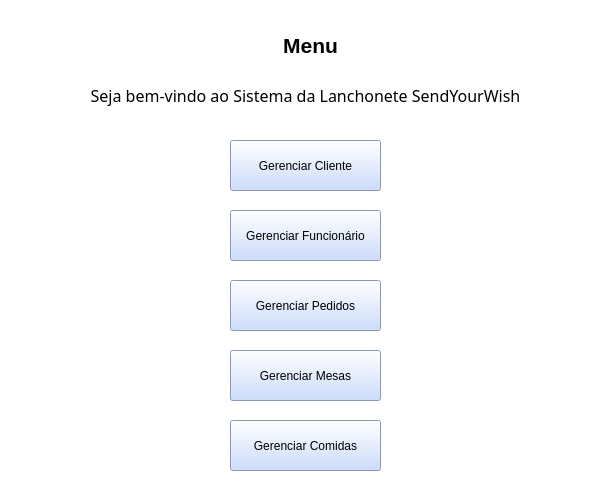
<?xml version="1.0" encoding="UTF-8"?>
<ui version="4.0">
 <class>MainWindow</class>
 <widget class="QMainWindow" name="MainWindow">
  <property name="geometry">
   <rect>
    <x>0</x>
    <y>0</y>
    <width>616</width>
    <height>500</height>
   </rect>
  </property>
  <property name="windowTitle">
   <string>MainWindow</string>
  </property>
  <property name="styleSheet">
   <string notr="true">background-color: rgb(255, 255, 255);</string>
  </property>
  <widget class="QWidget" name="centralwidget">
   <widget class="QPushButton" name="bt_gerCliente">
    <property name="geometry">
     <rect>
      <x>230</x>
      <y>140</y>
      <width>151</width>
      <height>51</height>
     </rect>
    </property>
    <property name="styleSheet">
     <string notr="true">background-color: rgb(190, 211, 255);
</string>
    </property>
    <property name="text">
     <string>Gerenciar Cliente</string>
    </property>
   </widget>
   <widget class="QPushButton" name="bt_gerFunc">
    <property name="geometry">
     <rect>
      <x>230</x>
      <y>210</y>
      <width>151</width>
      <height>51</height>
     </rect>
    </property>
    <property name="styleSheet">
     <string notr="true">background-color: rgb(190, 211, 255);</string>
    </property>
    <property name="text">
     <string>Gerenciar Funcionário</string>
    </property>
   </widget>
   <widget class="QPushButton" name="bt_gerPedidos">
    <property name="geometry">
     <rect>
      <x>230</x>
      <y>280</y>
      <width>151</width>
      <height>51</height>
     </rect>
    </property>
    <property name="styleSheet">
     <string notr="true">background-color: rgb(190, 211, 255);</string>
    </property>
    <property name="text">
     <string>Gerenciar Pedidos</string>
    </property>
   </widget>
   <widget class="QPushButton" name="bt_gerMesas">
    <property name="geometry">
     <rect>
      <x>230</x>
      <y>350</y>
      <width>151</width>
      <height>51</height>
     </rect>
    </property>
    <property name="styleSheet">
     <string notr="true">background-color: rgb(190, 211, 255);</string>
    </property>
    <property name="text">
     <string>Gerenciar Mesas</string>
    </property>
   </widget>
   <widget class="QPushButton" name="bt_gerComidas">
    <property name="geometry">
     <rect>
      <x>230</x>
      <y>420</y>
      <width>151</width>
      <height>51</height>
     </rect>
    </property>
    <property name="styleSheet">
     <string notr="true">background-color: rgb(190, 211, 255);</string>
    </property>
    <property name="text">
     <string>Gerenciar Comidas</string>
    </property>
   </widget>
   <widget class="QLabel" name="label">
    <property name="geometry">
     <rect>
      <x>0</x>
      <y>20</y>
      <width>621</width>
      <height>51</height>
     </rect>
    </property>
    <property name="font">
     <font>
      <family>Microsoft JhengHei UI</family>
      <pointsize>16</pointsize>
      <bold>true</bold>
     </font>
    </property>
    <property name="text">
     <string>Menu</string>
    </property>
    <property name="alignment">
     <set>AlignCenter</set>
    </property>
   </widget>
   <widget class="QLabel" name="label_2">
    <property name="geometry">
     <rect>
      <x>0</x>
      <y>70</y>
      <width>611</width>
      <height>51</height>
     </rect>
    </property>
    <property name="font">
     <font>
      <family>Microsoft PhagsPa</family>
      <pointsize>12</pointsize>
     </font>
    </property>
    <property name="text">
     <string>Seja bem-vindo ao Sistema da Lanchonete SendYourWish</string>
    </property>
    <property name="alignment">
     <set>AlignCenter</set>
    </property>
   </widget>
  </widget>
  <widget class="QStatusBar" name="statusbar"/>
 </widget>
 <resources/>
 <connections/>
</ui>
